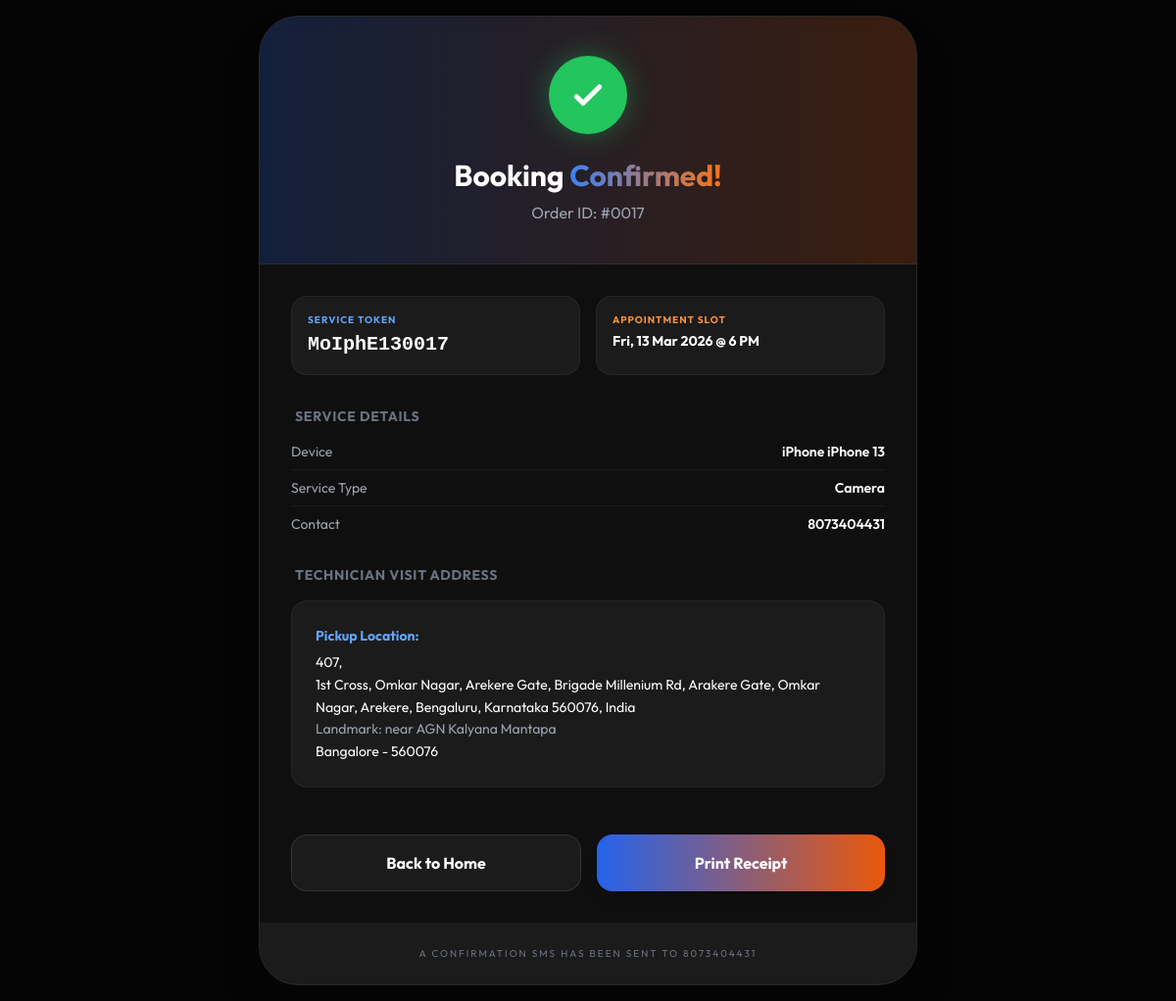
/bookings/bookings/booking/success/MoIphE130017/, run on the app's committed database.
### Bookings/models.py (models this page shows, shortened)
class Booking(models.Model):
    STATUS_CHOICES = [
        ('pending', 'Pending'),
        ('assigned', 'Technician Assigned'),
        ('in_progress', 'In Progress'),
        ('completed', 'Completed'),
        ('cancelled', 'Cancelled'),
    ]
    status = models.CharField(max_length=20, choices=STATUS_CHOICES, default='pending')
    user = models.ForeignKey('Accounts.MyUser', on_delete=models.CASCADE)
    service_type = models.CharField(max_length=100)
    service_name = models.CharField(max_length=200)
    model = models.CharField(max_length=100)
    purpose = models.CharField(max_length=100)
    description = models.TextField()
    phone = models.CharField(max_length=15, blank=True, null=True)
    booking_date = models.DateTimeField()
    created_at = models.DateTimeField(auto_now_add=True)
    sequence_number = models.PositiveIntegerField(unique=True, editable=False)
    token = models.CharField(max_length=30, editable=False, null=True, blank=True)
    order_id = models.CharField(max_length=10, editable=False, null=True, blank=True)

class BookingAddress(models.Model):
    booking = models.OneToOneField(Booking, on_delete=models.CASCADE, related_name='address')
    house_no = models.CharField(max_length=100)
    coordination = models.CharField(max_length=100,blank=True, null=True)
    street = models.CharField(max_length=255)
    landmark = models.CharField(max_length=100, blank=True, null=True)
    city = models.CharField(max_length=100, default="Bangalore")
    state = models.CharField(max_length=100, default="Karnataka")
    pincode = models.CharField(max_length=20)
    country = models.CharField(max_length=100, default='India')

### Bookings/views.py (the view)
# urls.py: path('bookings/booking/success/<str:token>/', booking_success, name='booking_success'),
def booking_success(request, token):
    booking = get_object_or_404(Booking.objects.select_related('address'), token=token)
    return render(request, 'Bookings/success.html', {'booking': booking})

### templates/Bookings/success.html (shortened to what this page needs)
<!DOCTYPE html>
<html lang="en">
<head>
    <script src="https://cdn.tailwindcss.com"></script>
</head>
<body class="flex items-center justify-center min-h-screen p-4">
    <div class="max-w-2xl w-full glass-card rounded-[2.5rem] overflow-hidden shadow-2xl">
        <div class="bg-gradient-to-r from-blue-600/20 to-orange-600/20 p-10 text-center border-b border-white/5">
            <div class="w-20 h-20 bg-green-500 rounded-full flex items-center justify-center mx-auto mb-6 shadow-[0_0_30px_rgba(34,197,94,0.4)]">
                <svg class="w-10 h-10 text-white" fill="none" stroke="currentColor" viewBox="0 0 24 24"><path stroke-linecap="round" stroke-linejoin="round" stroke-width="3" d="M5 13l4 4L19 7"></path></svg>
            </div>
            <h1 class="text-3xl font-bold mb-2">Booking <span class="brand-gradient">Confirmed!</span></h1>
            <p class="text-gray-400">Order ID: {{ booking.order_id }}</p>
        </div>
        <div class="p-8 space-y-8">
            <div class="grid grid-cols-1 md:grid-cols-2 gap-4">
                <div class="bg-white/5 p-4 rounded-2xl border border-white/5">
                    <p class="text-[10px] text-blue-400 font-bold uppercase tracking-widest">Service Token</p>
                    <p class="text-xl font-mono font-bold mt-1">{{ booking.token }}</p>
                </div>
                <div class="bg-white/5 p-4 rounded-2xl border border-white/5">
                    <p class="text-[10px] text-orange-400 font-bold uppercase tracking-widest">Appointment Slot</p>
                    <p class="text-sm font-bold mt-1">{{ booking.booking_date|date:"D, d M Y" }} @ {{ booking.booking_date|date:"f A" }}</p>
                </div>
            </div>
            <div class="space-y-4">
                <h3 class="text-sm font-bold text-gray-500 uppercase tracking-wider ml-1">Service Details</h3>
                <div class="space-y-2 text-sm">
                    <div class="flex justify-between border-b border-white/5 pb-2">
                        <span class="text-gray-400">Device</span>
                        <span class="font-semibold">{{ booking.service_name }} {{ booking.model }}</span>
                    </div>
                    <div class="flex justify-between border-b border-white/5 pb-2">
                        <span class="text-gray-400">Service Type</span>
                        <span class="font-semibold capitalize">{{ booking.purpose }}</span>
                    </div>
                    <div class="flex justify-between">
                        <span class="text-gray-400">Contact</span>
                        <span class="font-semibold">{{ booking.phone }}</span>
                    </div>
                </div>
            </div>
            <div class="space-y-4">
                <h3 class="text-sm font-bold text-gray-500 uppercase tracking-wider ml-1">Technician Visit Address</h3>
                <div class="bg-white/5 p-6 rounded-2xl border border-white/5 text-sm leading-relaxed">
                    <p class="font-bold text-blue-400 mb-1">Pickup Location:</p>
                    {{ booking.address.house_no }}, {{ booking.address.building_name }}<br>
                    {{ booking.address.street }}<br>
                    {% if booking.address.landmark %}<span class="text-gray-400">Landmark: {{ booking.address.landmark }}</span><br>{% endif %}
                    {{ booking.address.city }} - {{ booking.address.pincode }}
                </div>
            </div>
            <div class="flex flex-col sm:flex-row gap-4 pt-4">
                <a href="/" class="flex-1 bg-white/5 hover:bg-white/10 text-white font-bold py-4 rounded-2xl text-center transition-all border border-white/10">
                    Back to Home
                </a>
                <button onclick="window.print()" class="flex-1 bg-gradient-to-r from-blue-600 to-orange-600 font-bold py-4 rounded-2xl text-center transition-all shadow-lg hover:shadow-blue-500/20">
                    Print Receipt
                </button>
            </div>
        </div>
        <div class="p-6 bg-white/5 text-center text-[10px] text-gray-500 uppercase tracking-[0.2em]">
            A confirmation SMS has been sent to {{ booking.phone }}
        </div>
    </div>
</body>
</html>

### templates/Bookings/success.html (style rules this page uses)
:root { --bg-dark: #050505; --blue-glow: #3b82f6; --orange-glow: #f97316; }
body { background-color: var(--bg-dark); color: white; font-family: 'Outfit', sans-serif; }
.glass-card { background: rgba(20, 20, 20, 0.7); backdrop-filter: blur(12px); border: 1px solid rgba(255, 255, 255, 0.1); }
.brand-gradient { background: linear-gradient(to right, #3b82f6, #f97316); -webkit-background-clip: text; -webkit-text-fill-color: transparent; }

### data on the page
Booking: order_id "#0017", token "MoIphE130017", booking_date "Fri, 13 Mar 2026", booking_date "6 PM", service_name "iPhone", model "iPhone 13", purpose "Camera", phone "8073404431", address.house_no "407", address.street "1st Cross, Omkar Nagar, Arekere Gate, Brigade Millenium Rd, Arakere Gate, Omkar Nagar, Arekere, Bengaluru, Karnataka 560076, India", address.landmark "near AGN Kalyana Mantapa", address.city "Bangalore", address.pincode "560076"
